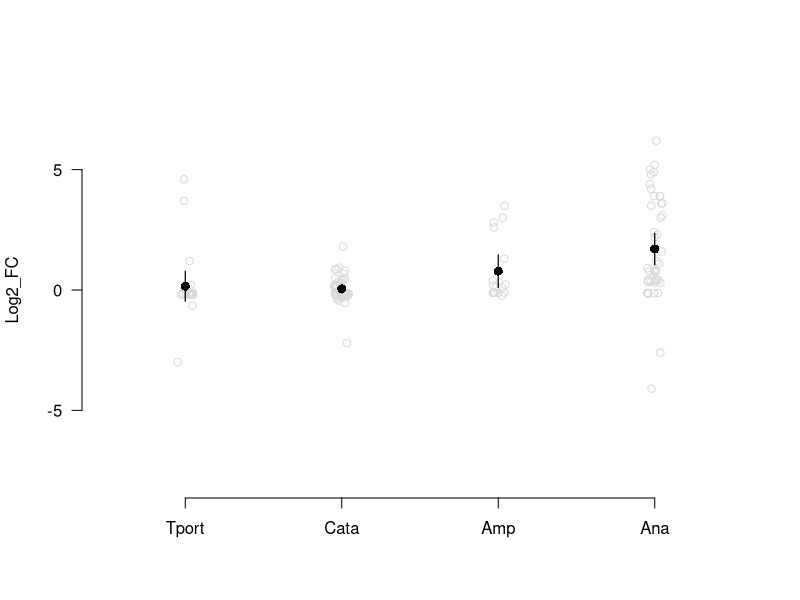

R code for this plot:
library(tidyverse)
library(data.table)


 # significantFitness <- fread('Data/significantW_randomization_20220705.csv')
 # 
 # AA_COGs <- fread('COGs/AAtransportMetabolismCOG.txt') %>%
 #     inner_join(., significantFitness, by='spo') %>%
 #     mutate(., COG='AA')
 # 
 # Carbon_COGs <- fread('COGs/CarbontransportMetabolismCOG.txt') %>%
 #     inner_join(., significantFitness, by='spo') %>%
 #     mutate(., COG='Carbon')
 # 
 # Coenz_COGs <- fread('COGs/CoenzymeTransportMetabolismCOG.txt') %>%
 #     inner_join(., significantFitness, by='spo') %>%
 #     mutate(., COG='Coenzyme')
 # 
 # Energy_COGs <- fread('COGs/EnergyproductionConversion.txt') %>%
 #     inner_join(., significantFitness, by='spo') %>%
 #     mutate(., COG='Energy')
 # 
 # Inorg_COGs <- fread('COGs/InorganicTransportMetabolism.txt') %>%
 #     inner_join(., significantFitness, by='spo') %>%
 #     mutate(., COG='Inorganics')
 # 
 # Lipid_COGs <- fread('COGs/lipidTransportMetabolism.txt')  %>%
 #     inner_join(., significantFitness, by='spo') %>%
 #     mutate(., COG='lipids')
 # 
 # nucleotide_COGs <- fread('COGs/nucleotideTransportMetabolismCOG.txt') %>%
 #     inner_join(., significantFitness, by='spo') %>%
 #     mutate(., COG='nucleotide')
 # 
 # translation_COGs <- fread('COGs/translationRibosomalstructureBiogenesisCOG.txt') %>%
 #     inner_join(., significantFitness, by='spo') %>%
 #     mutate(., COG='translation')
 # 
 # 
 # COGtable <- AA_COGs %>%
 #     rbind(Carbon_COGs) %>%
 #     rbind(Coenz_COGs) %>%
 #     rbind(Energy_COGs) %>%
 #     rbind(Inorg_COGs) %>%
 #     rbind(Lipid_COGs) %>%
 #     rbind(translation_COGs) %>%
 #     rbind(nucleotide_COGs)
 # 
 # write.csv(COGtable, 'significantCOGfitness_20220705.csv')

# x <- merge(significantFitness, metabolism, all=TRUE)

metabolism <- fread('significantFitness_Metabolism_Grouped_20220713.csv')


anabolic <- subset(metabolism, Metabolism == 'Anabolic') 
anabolicfold <- c(anabolic$Mari_fold_diff[anabolic$sig_mari=='yes'], anabolic$Vib_fold_diff[anabolic$sig_vib=='yes'], anabolic$CC_fold_diff[anabolic$sig_cc=='yes']) %>% 
    na.omit()

anabolicW <- c(anabolic$meanW_mari[anabolic$sig_mari=='yes'], anabolic$meanW_vib[anabolic$sig_vib=='yes'], anabolic$meanW_CC[anabolic$sig_cc=='yes']) %>% 
    na.omit()
anabolicWAlone <- anabolic$meanW_rpomAlone


catabolic <- subset(metabolism, Metabolism=='Catabolic')

catabolicfold <- c(catabolic$Mari_fold_diff[catabolic$sig_mari=='yes'], catabolic$Vib_fold_diff[catabolic$sig_vib=='yes'], catabolic$CC_fold_diff[catabolic$sig_cc=='yes']) %>% 
    na.omit()

catabolicW <- c(catabolic$meanW_mari[catabolic$sig_mari=='yes'], catabolic$meanW_vib[catabolic$sig_vib=='yes'], catabolic$meanW_CC[catabolic$sig_cc=='yes']) %>% 
    na.omit()
catabolicWAlone <- catabolic$meanW_rpomAlone

both <- subset(metabolism, Metabolism=='Amphibolic')
bothfold <- c(both$Mari_fold_diff[both$sig_mari=='yes'], both$Vib_fold_diff[both$sig_vib=='yes'], both$CC_fold_diff[both$sig_cc=='yes']) %>% 
    na.omit()
bothW <- c(both$meanW_mari[both$sig_mari=='yes'], both$meanW_vib[both$sig_vib=='yes'], both$meanW_CC[both$sig_cc=='yes']) %>% 
    na.omit()
bothWAlone <- both$meanW_rpomAlone


transport <- subset(metabolism, Metabolism=='Transport')
transportfold <- c(transport$Mari_fold_diff[transport$sig_mari=='yes'], transport$Vib_fold_diff[transport$sig_vib=='yes'], transport$CC_fold_diff[transport$sig_cc=='yes']) %>% 
    na.omit()
transportW <- c(transport$meanW_mari[transport$sig_mari=='yes'], transport$meanW_vib[transport$sig_vib=='yes'], transport$meanW_CC[transport$sig_cc=='yes']) %>% 
    na.omit()
transportWAlone <- transport$meanW_rpomAlone

anabolicTest <- t.test(anabolicfold)
anabolicWTest <- t.test(anabolicW)
anabolicWAloneTest <- t.test(anabolicWAlone)
catabolicTest <- t.test(catabolicfold)
catabolicWTest <- t.test(catabolicW)
catabolicWAloneTest <- t.test(catabolicWAlone)
bothTest <- t.test(bothfold)
bothWTest <- t.test(bothW)
bothWAloneTest <- t.test(bothWAlone)
transportTest <- t.test(transportfold)
transportWTest <- t.test(transportW)
transportWAloneTest <- t.test(transportWAlone)

combodW <- c(anabolicfold, catabolicfold, transportfold, bothfold)
comboW <- c(anabolicW, anabolicWAlone, catabolicW, catabolicWAlone)


dotPlotter <- function(metabolism, metabolismTest, X, meanColor='black'){
    points(runif(length(metabolism), X-0.01, X+0.01), metabolism, col='grey85')
    points(X, metabolismTest$estimate, pch=16, cex=1.2, col=meanColor)
    segments(x0=X, y0=metabolismTest$conf.int[1], y1=metabolismTest$conf.int[2], lwd=1.2, col=meanColor)
    
}


#pdf('metabolic_FoldDifferences_20220718.pdf', useDingbats=FALSE)


plot(c(0.8, 1.1), c(-8,8), type='n', xlim=c(0,0.8), xlab='', ylab='Log2_FC', xaxt='n', bty='n', las=2)
axis(1, at=c(0.1, 0.3, 0.5, 0.7), labels=c('Tport', 'Cata', 'Amp', 'Ana'))
dotPlotter(transportfold, transportTest, 0.1)
dotPlotter(catabolicfold, catabolicTest, 0.3)
dotPlotter(bothfold, bothTest, 0.5)
dotPlotter(anabolicfold, anabolicTest, 0.7)



#dev.off()
